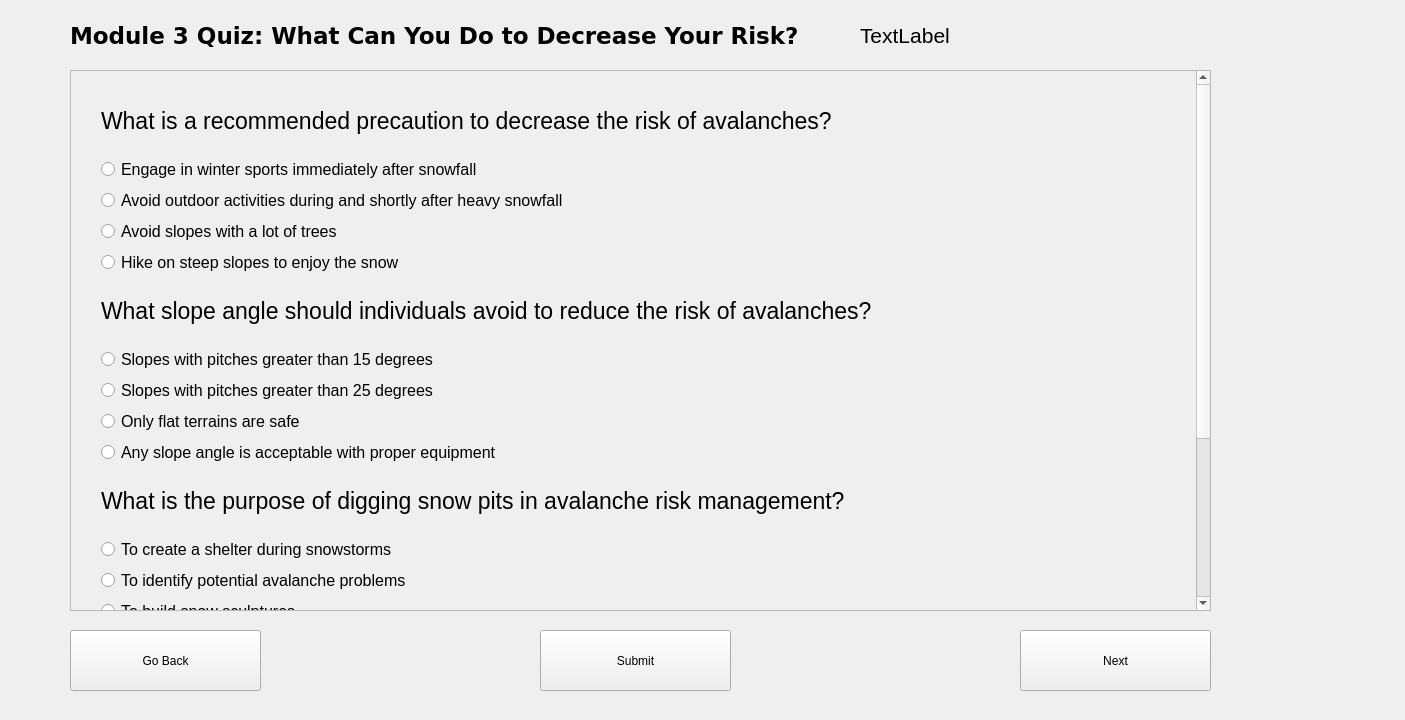
<?xml version="1.0" encoding="UTF-8"?>
<ui version="4.0">
 <class>QuizScreen3</class>
 <widget class="QWidget" name="QuizScreen3">
  <property name="geometry">
   <rect>
    <x>0</x>
    <y>0</y>
    <width>1405</width>
    <height>720</height>
   </rect>
  </property>
  <property name="windowTitle">
   <string>Form</string>
  </property>
  <widget class="QPushButton" name="submitButton">
   <property name="geometry">
    <rect>
     <x>540</x>
     <y>630</y>
     <width>191</width>
     <height>61</height>
    </rect>
   </property>
   <property name="text">
    <string>Submit</string>
   </property>
  </widget>
  <widget class="QLabel" name="quizLabel">
   <property name="geometry">
    <rect>
     <x>70</x>
     <y>20</y>
     <width>741</width>
     <height>31</height>
    </rect>
   </property>
   <property name="font">
    <font>
     <family>Verdana</family>
     <pointsize>17</pointsize>
     <bold>true</bold>
    </font>
   </property>
   <property name="text">
    <string>Module 3 Quiz: What Can You Do to Decrease Your Risk?</string>
   </property>
  </widget>
  <widget class="QScrollArea" name="scrollArea">
   <property name="geometry">
    <rect>
     <x>70</x>
     <y>70</y>
     <width>1141</width>
     <height>541</height>
    </rect>
   </property>
   <property name="layoutDirection">
    <enum>Qt::LeftToRight</enum>
   </property>
   <property name="verticalScrollBarPolicy">
    <enum>Qt::ScrollBarAlwaysOn</enum>
   </property>
   <property name="widgetResizable">
    <bool>true</bool>
   </property>
   <widget class="QWidget" name="scrollAreaWidgetContents">
    <property name="geometry">
     <rect>
      <x>0</x>
      <y>0</y>
      <width>1125</width>
      <height>780</height>
     </rect>
    </property>
    <property name="minimumSize">
     <size>
      <width>0</width>
      <height>780</height>
     </size>
    </property>
    <property name="font">
     <font>
      <pointsize>13</pointsize>
     </font>
    </property>
    <widget class="QWidget" name="verticalLayoutWidget">
     <property name="geometry">
      <rect>
       <x>30</x>
       <y>20</y>
       <width>861</width>
       <height>754</height>
      </rect>
     </property>
     <layout class="QVBoxLayout" name="verticalLayout" stretch="0,0,0,0,0,0,0,0,0,0,0,0,0,0,0,0,0,0,0,0">
      <item>
       <widget class="QLabel" name="q1">
        <property name="sizePolicy">
         <sizepolicy hsizetype="Preferred" vsizetype="Preferred">
          <horstretch>0</horstretch>
          <verstretch>0</verstretch>
         </sizepolicy>
        </property>
        <property name="font">
         <font>
          <pointsize>17</pointsize>
         </font>
        </property>
        <property name="text">
         <string>What is a recommended precaution to decrease the risk of avalanches?</string>
        </property>
        <property name="wordWrap">
         <bool>true</bool>
        </property>
       </widget>
      </item>
      <item>
       <widget class="QRadioButton" name="a1">
        <property name="font">
         <font>
          <pointsize>12</pointsize>
         </font>
        </property>
        <property name="text">
         <string>Engage in winter sports immediately after snowfall</string>
        </property>
        <attribute name="buttonGroup">
         <string notr="true">question1</string>
        </attribute>
       </widget>
      </item>
      <item>
       <widget class="QRadioButton" name="b1">
        <property name="font">
         <font>
          <pointsize>12</pointsize>
         </font>
        </property>
        <property name="text">
         <string>Avoid outdoor activities during and shortly after heavy snowfall</string>
        </property>
        <attribute name="buttonGroup">
         <string notr="true">question1</string>
        </attribute>
       </widget>
      </item>
      <item>
       <widget class="QRadioButton" name="c1">
        <property name="font">
         <font>
          <pointsize>12</pointsize>
         </font>
        </property>
        <property name="text">
         <string>Avoid slopes with a lot of trees</string>
        </property>
        <attribute name="buttonGroup">
         <string notr="true">question1</string>
        </attribute>
       </widget>
      </item>
      <item>
       <widget class="QRadioButton" name="d1">
        <property name="font">
         <font>
          <pointsize>12</pointsize>
         </font>
        </property>
        <property name="text">
         <string>Hike on steep slopes to enjoy the snow</string>
        </property>
        <attribute name="buttonGroup">
         <string notr="true">question1</string>
        </attribute>
       </widget>
      </item>
      <item>
       <widget class="QLabel" name="q2">
        <property name="font">
         <font>
          <pointsize>17</pointsize>
         </font>
        </property>
        <property name="text">
         <string>What slope angle should individuals avoid to reduce the risk of avalanches?</string>
        </property>
       </widget>
      </item>
      <item>
       <widget class="QRadioButton" name="a2">
        <property name="font">
         <font>
          <pointsize>12</pointsize>
         </font>
        </property>
        <property name="text">
         <string>Slopes with pitches greater than 15 degrees</string>
        </property>
        <attribute name="buttonGroup">
         <string notr="true">question2</string>
        </attribute>
       </widget>
      </item>
      <item>
       <widget class="QRadioButton" name="b2">
        <property name="font">
         <font>
          <pointsize>12</pointsize>
         </font>
        </property>
        <property name="text">
         <string>Slopes with pitches greater than 25 degrees</string>
        </property>
        <attribute name="buttonGroup">
         <string notr="true">question2</string>
        </attribute>
       </widget>
      </item>
      <item>
       <widget class="QRadioButton" name="c2">
        <property name="font">
         <font>
          <pointsize>12</pointsize>
         </font>
        </property>
        <property name="text">
         <string>Only flat terrains are safe</string>
        </property>
        <attribute name="buttonGroup">
         <string notr="true">question2</string>
        </attribute>
       </widget>
      </item>
      <item>
       <widget class="QRadioButton" name="d2">
        <property name="font">
         <font>
          <pointsize>12</pointsize>
         </font>
        </property>
        <property name="text">
         <string>Any slope angle is acceptable with proper equipment</string>
        </property>
        <attribute name="buttonGroup">
         <string notr="true">question2</string>
        </attribute>
       </widget>
      </item>
      <item>
       <widget class="QLabel" name="q3">
        <property name="font">
         <font>
          <pointsize>17</pointsize>
         </font>
        </property>
        <property name="text">
         <string>What is the purpose of digging snow pits in avalanche risk management?</string>
        </property>
       </widget>
      </item>
      <item>
       <widget class="QRadioButton" name="a3">
        <property name="font">
         <font>
          <pointsize>12</pointsize>
         </font>
        </property>
        <property name="text">
         <string>To create a shelter during snowstorms</string>
        </property>
        <attribute name="buttonGroup">
         <string notr="true">question3</string>
        </attribute>
       </widget>
      </item>
      <item>
       <widget class="QRadioButton" name="b3">
        <property name="font">
         <font>
          <pointsize>12</pointsize>
         </font>
        </property>
        <property name="text">
         <string>To identify potential avalanche problems</string>
        </property>
        <attribute name="buttonGroup">
         <string notr="true">question3</string>
        </attribute>
       </widget>
      </item>
      <item>
       <widget class="QRadioButton" name="c3">
        <property name="font">
         <font>
          <pointsize>12</pointsize>
         </font>
        </property>
        <property name="text">
         <string>To build snow sculptures</string>
        </property>
        <attribute name="buttonGroup">
         <string notr="true">question3</string>
        </attribute>
       </widget>
      </item>
      <item>
       <widget class="QRadioButton" name="d3">
        <property name="font">
         <font>
          <pointsize>12</pointsize>
         </font>
        </property>
        <property name="text">
         <string>To mark the boundaries of safe areas</string>
        </property>
        <attribute name="buttonGroup">
         <string notr="true">question3</string>
        </attribute>
       </widget>
      </item>
      <item>
       <widget class="QLabel" name="q4">
        <property name="font">
         <font>
          <pointsize>17</pointsize>
         </font>
        </property>
        <property name="text">
         <string>How does assessing the season's history contribute to snowpack stability evaluation?</string>
        </property>
       </widget>
      </item>
      <item>
       <widget class="QRadioButton" name="a4">
        <property name="font">
         <font>
          <pointsize>12</pointsize>
         </font>
        </property>
        <property name="text">
         <string>It helps determine the best time for winter sports</string>
        </property>
        <attribute name="buttonGroup">
         <string notr="true">question4</string>
        </attribute>
       </widget>
      </item>
      <item>
       <widget class="QRadioButton" name="b4">
        <property name="font">
         <font>
          <pointsize>12</pointsize>
         </font>
        </property>
        <property name="text">
         <string>It allows for a more accurate assessment of potential avalanche problems</string>
        </property>
        <attribute name="buttonGroup">
         <string notr="true">question4</string>
        </attribute>
       </widget>
      </item>
      <item>
       <widget class="QRadioButton" name="c4">
        <property name="font">
         <font>
          <pointsize>12</pointsize>
         </font>
        </property>
        <property name="text">
         <string>It provides information on the temperature of the snowpack</string>
        </property>
        <attribute name="buttonGroup">
         <string notr="true">question4</string>
        </attribute>
       </widget>
      </item>
      <item>
       <widget class="QRadioButton" name="d4">
        <property name="font">
         <font>
          <pointsize>12</pointsize>
         </font>
        </property>
        <property name="text">
         <string>It is irrelevant to avalanche risk assessment</string>
        </property>
        <attribute name="buttonGroup">
         <string notr="true">question4</string>
        </attribute>
       </widget>
      </item>
     </layout>
    </widget>
   </widget>
  </widget>
  <widget class="QPushButton" name="backButton">
   <property name="geometry">
    <rect>
     <x>70</x>
     <y>630</y>
     <width>191</width>
     <height>61</height>
    </rect>
   </property>
   <property name="text">
    <string>Go Back</string>
   </property>
  </widget>
  <widget class="QPushButton" name="nextButton">
   <property name="geometry">
    <rect>
     <x>1020</x>
     <y>630</y>
     <width>191</width>
     <height>61</height>
    </rect>
   </property>
   <property name="text">
    <string>Next</string>
   </property>
  </widget>
  <widget class="QLabel" name="submitMessage">
   <property name="geometry">
    <rect>
     <x>860</x>
     <y>20</y>
     <width>391</width>
     <height>31</height>
    </rect>
   </property>
   <property name="font">
    <font>
     <pointsize>16</pointsize>
    </font>
   </property>
   <property name="text">
    <string>TextLabel</string>
   </property>
  </widget>
 </widget>
 <resources/>
 <connections/>
 <buttongroups>
  <buttongroup name="question1"/>
  <buttongroup name="question3"/>
  <buttongroup name="question4"/>
  <buttongroup name="question2"/>
 </buttongroups>
</ui>
